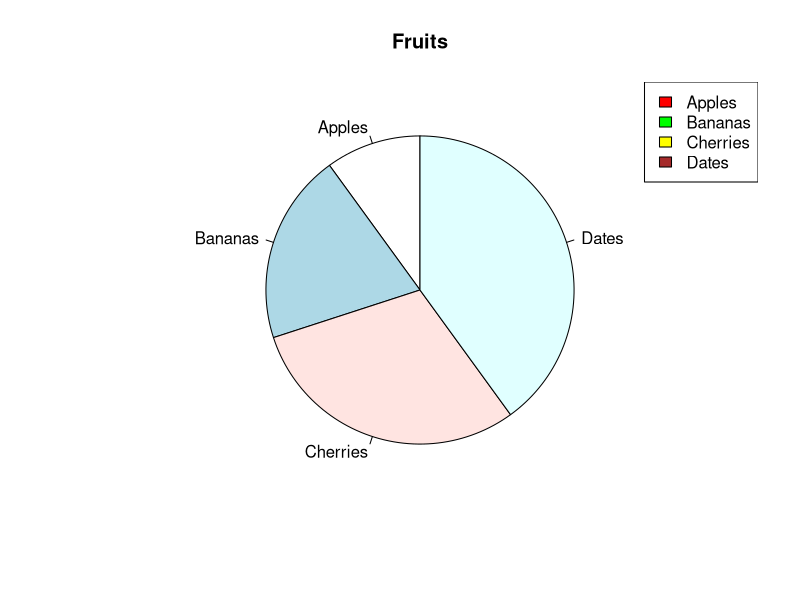

Write R code to recreate this figure.
#lwd, pch, cex, col, type, lty
#plot(1:10, main="My Graph", xlab="The x-axis", 
#ylab="The y axis", lwd = 1, col = "blue", cex = 2, pch = 25)

# Create a vector of pies
x <- c(10,20,30,40)
mylabel <- c("Apples", "Bananas", "Cherries", "Dates")
colors <- c("red", "green", "yellow", "brown")
# Display the pie chart
pie(x, label = mylabel, main = "Fruits", init.angle = 90)
legend("topright", mylabel, fill = colors)
